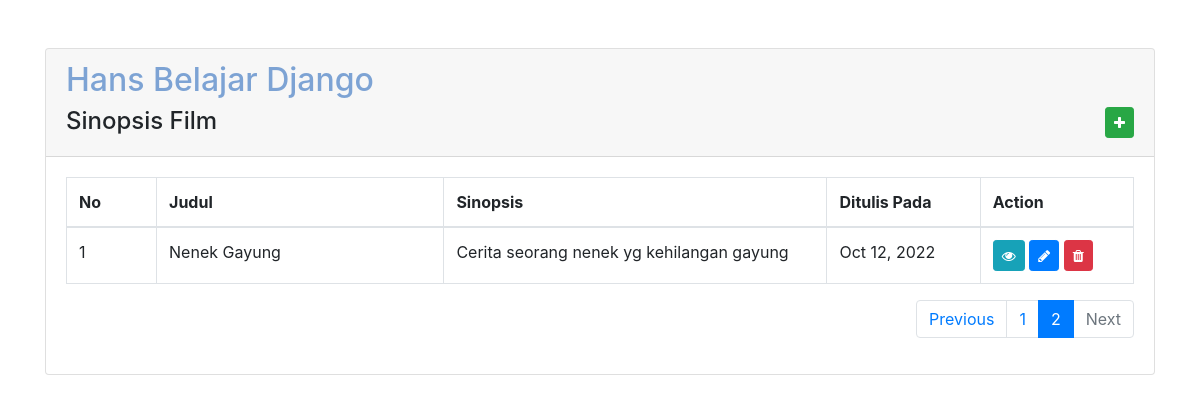
Screenshot of /?page=2 with the database file from the repository.
### sinopsis/models.py (models this page shows)
class Post(models.Model):
    judul = models.CharField(max_length=255)
    sinopsis = models.TextField()
    created_at = models.DateTimeField( auto_now_add = True)
    class Meta:
        db_table = "buku_sinopsis"

### sinopsis/views.py (the view)
# urls.py: path('', views.index, name='index'),
def index(request):
    posts = Post.objects.all()
    page = request.GET.get('page', 1)
    paginator = Paginator(posts, 3)
    try:
        posts = paginator.page(page)
    except PageNotAnInteger:
        posts = paginator.page(1)
    except EmptyPage:
        posts = paginator.page(paginator.num_pages)
    return render(request, 'index.html', { 'posts': posts })

### sinopsis/templates/index.html (shortened to what this page needs)
<!DOCTYPE html>
<html>
<head>
    <link rel="stylesheet" href="https://cdn.jsdelivr.net/npm/bootstrap@4.6.1/dist/css/bootstrap.min.css">
    <link rel="stylesheet" href="https://cdnjs.cloudflare.com/ajax/libs/font-awesome/4.7.0/css/font-awesome.min.css" />
</head>
<body>
    <div class="container mt-5">
        <div class="row">
            <div class="col-md-12">
                <div class="card">
                    <div class="card-header">
                        <div class="row">
                            <div class="col-md-11">
                              <h2><font color="#7DA3D4">Hans Belajar Django</font></h2>
                            </div>
                            <div class="col-md-9">
                              <h4>Sinopsis Film</h4>
                            </div>
                            <div class="col-md-3 text-right">
                                <a href="add/" class="btn btn-success btn-sm"> <i class="fa fa-plus"></i></a>
                            </div>
                        </div>
                    </div>
                    <div class="card-body">
                        <table class="table table-bordered table-hover">
                            <thead>
                                <tr>
                                    <th width="10">No</th>
                                    <th width="150">Judul</th>
                                    <th width="200">Sinopsis</th>
                                    <th width="80">Ditulis Pada</th>
                                    <th width="80">Action</th>
                                </tr>
                            </thead>
                            <tbody>
                                {% for post in posts %}
                                    <tr>
                                        <td>{{ forloop.counter}}</td>
                                        <td>{{ post.judul }}</td>
                                        <td>{{ post.sinopsis }}</td>
                                        <td>{{ post.created_at|date:"M d, Y" }}</td>
                                        <td>
                                            <a href="show/{{ post.id }}" class="btn btn-info btn-sm"> <i class="fa fa-eye"></i></a>
                                            <a href="update/{{ post.id }}" class="btn btn-primary btn-sm"> <i class="fa fa-pencil"></i></a>
                                            <a href="delete/{{ post.id }}" onclick="return confirm('Record ini akan dihapus?')" class="btn btn-danger btn-sm"> <i class="fa fa-trash"></i></a>
                                        </td>
                                    </tr>
                                    {% empty %}
                                        <tr class="text-center">
                                            <td colspan="4">Belum ada data</td>
                                        </tr>
                                {% endfor %}
                            </tbody>
                        </table>
                        <nav aria-label="Page navigation example">
                          <ul class="pagination justify-content-end">
                            {% if posts.has_previous %}
                              <li class="page-item">
                                <a class="page-link" href="?page={{ posts.previous_page_number }}">Previous</a>
                              </li>
                            {% else %}
                              <li class="page-item disabled">
                                <a class="page-link" href="#" tabindex="-1" aria-disabled="True">Previous</a>
                              </li>
                            {% endif %}
                            {% for i in posts.paginator.page_range %}
                              {% if posts.number == i %}
                                <li class="page-item active" aria-current="page">
                                  <span class="page-link">
                                    {{ i }}
                                  </span>
                                </li>
                              {% else %}
                                <li class="page-item"><a class="page-link" href="?page={{ i }}">{{ i }}</a></li>
                              {% endif %}
                            {% endfor %}
                            {% if posts.has_next %}
                              <li class="page-item">
                                <a class="page-link" href="?page={{ posts.next_page_number }}">Next</a>
                              </li>
                            {% else %}
                              <li class="page-item disabled">
                                <a class="page-link" href="#" tabindex="-1" aria-disabled="True">Next</a>
                              </li>
                            {% endif %}
                          </ul>
                        </nav>
                    </div>
                </div>
            </div>
        </div>
    </div>
</body>
</html>

### rows the page displays
Post: judul "Nenek Gayung", sinopsis "Cerita seorang nenek yg kehilangan gayung", created_at "Oct 12, 2022"

### other values shown
{{ i }} "1"
{{ i }} "2"
